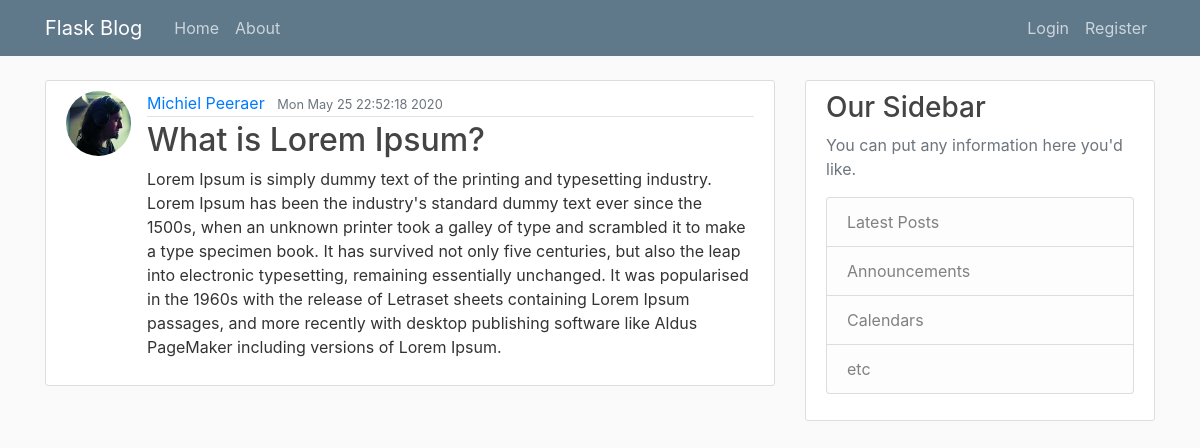
/post/1, run on the app's committed database.
### flaskblog/models.py (models this page shows, shortened)
class User(db.Model, UserMixin):
    id = db.Column(db.Integer, primary_key=True)
    username = db.Column(db.String(20), unique=True, nullable=False)
    email = db.Column(db.String(120), unique=True, nullable=False)
    image_file = db.Column(db.String(20), nullable=False, default='default.jpg')
    password = db.Column(db.String(60), nullable=False)
    posts = db.relationship('Post', backref='author', lazy=True)

class Post(db.Model):
    id = db.Column(db.Integer, primary_key=True)
    title = db.Column(db.String(100), nullable=False)
    date_posted = db.Column(db.DateTime, nullable=False, default=datetime.now)
    content = db.Column(db.Text, nullable=False)
    user_id = db.Column(db.Integer, db.ForeignKey('user.id'), nullable=False)

### flaskblog/posts/routes.py (the view)
@posts.route("/post/<int:post_id>")
def post(post_id):
    post = Post.query.get_or_404(post_id)
    return render_template('post.html', title=post.title, post=post)

### flaskblog/templates/post.html (shortened to what this page needs)
{% extends "layout.html" %}
{% block content %}
    <article class="media content-section">
        <img class="rounded-circle article-img" src="{{ url_for('static', filename='profile_pics/' + post.author.image_file) }}">
        <div class="media-body">
            <div class="article-metadata">
                <a class="mr-2" href="{{ url_for('users.user_posts', username=post.author.username) }}">{{ post.author.username }}</a>
                <small class="text-muted">{{ post.date_posted.strftime('%c') }}</small>
            </div>
            <h2 class="article-title">{{ post.title }}</h2>
            <p class="article-content">{{ post.content }}</p>
        </div>
    </article>
{% endblock content %}

### flaskblog/static/main.css (style rules this page uses)
body { background: #fafafa; color: #333333; margin-top: 5rem; }
h1, h2, h3, h4, h5, h6 { color: #444444; }
.content-section { background: #ffffff; padding: 10px 20px; border: 1px solid #dddddd; border-radius: 3px; margin-bottom: 20px; }
.article-title { color: #444444; }
.article-content { white-space: pre-line; }
.article-img { height: 65px; width: 65px; margin-right: 16px; }
.article-metadata { padding-bottom: 1px; margin-bottom: 4px; border-bottom: 1px solid #e3e3e3 }

### data on the page
User: image_file (picture), author.username "Michiel Peeraer"
Post: date_posted "Mon May 25 22:52:18 2020", title "What is Lorem Ipsum?", content "Lorem Ipsum is simply dummy text of the printing and typesetting industry. Lorem Ipsum has been the industry's standard dummy text ever since the 1500s, when an unknown printer took a galley of type and scrambled it to make a type specimen book. It has survived not only five centuries, but also the leap into electronic typesetting, remaining essentially unchanged. It was popularised in the 1960s with the release of Letraset sheets containing Lorem Ipsum passages, and more recently with desktop publishing software like Aldus PageMaker including versions of Lorem Ipsum."
